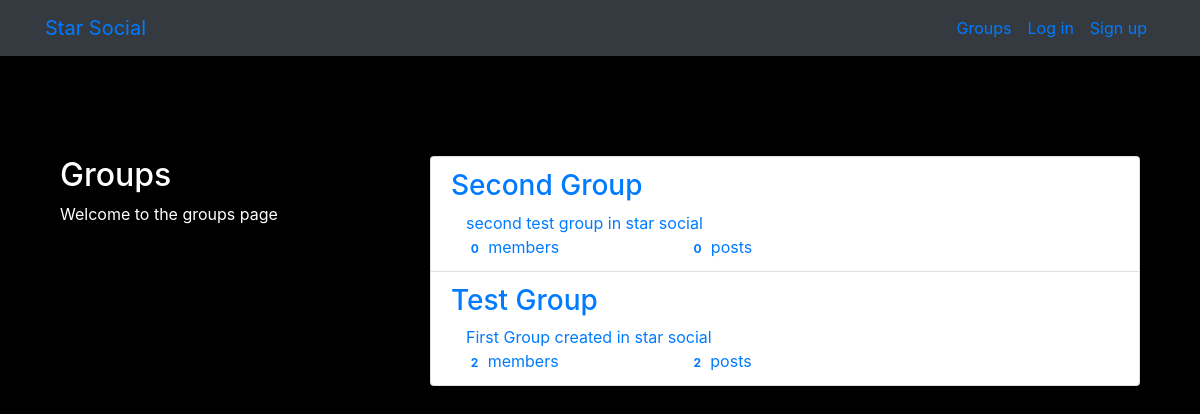
The app's page /groups/ with its own data.
### groups/models.py (models this page shows, shortened)
class Group(models.Model):
    name = models.CharField(max_length=255,unique=True)
    slug = models.SlugField(allow_unicode=True,unique=True)
    description = models.TextField(blank=True,default='')
    members = models.ManyToManyField(User,through='GroupMember')
    class Meta:
        ordering = ['name']

### groups/views.py (the view)
# urls.py: path('',views.ListGroups.as_view(),name='all'),
class ListGroups(generic.ListView):
    model = Group

### groups/templates/groups/group_list.html (shortened to what this page needs)
{% extends "groups/group_base.html" %}
{% block pregroup %}
  <div class="col-md-4">
    <div class="content">
      <h2>Groups</h2>
      <p>Welcome to the groups page</p>
    </div>
  </div>
{% endblock %}
{% block group_content %}
  <div class="col-md-8">
    <div class="list-group">
      {% for group in object_list %}
        <a href="{% url 'groups:single' slug=group.slug %}" class="list-group-item">
          <h3 class="title list-group-item-heading">{{group.name}}</h3>
          <div class="list-group-item-text container-fluid">
            {{group.description|safe}}
            <div class="row">
              <div class="col-md-4">
                <span class="badge">{{group.members.count}}</span>
                member{{group.members.count|pluralize}}
              </div>
              <div class="col-md-4">
                <span class="badge">{{group.posts.count}}</span>
                post{{group.posts.count|pluralize}}
              </div>
            </div>
          </div>
        </a>
      {% endfor %}
    </div>
  </div>
{% endblock %}

### static/socialwebapp/css/master.css (style rules this page uses)
body { margin: 0; overflow: hidden; background-color: black; color:white; }

### static/css/master.css (style rules this page uses)
html, body { height: 100%; width: 100%; overflow: hidden; background: black; margin: 0; }

### records on screen
Group: name "Second Group", description "second test group in star social", members.count "0", posts.count "0"
Group: name "Test Group", description "First Group created in star social", members.count "2", posts.count "2"
